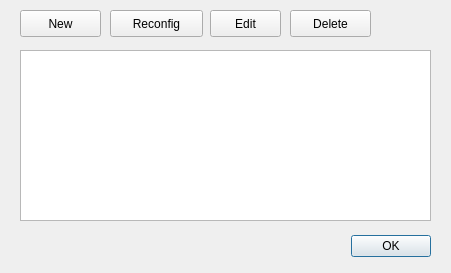
<?xml version="1.0" encoding="UTF-8"?>
<ui version="4.0">
 <class>InputConf</class>
 <widget class="QDialog" name="InputConf">
  <property name="geometry">
   <rect>
    <x>0</x>
    <y>0</y>
    <width>451</width>
    <height>273</height>
   </rect>
  </property>
  <property name="windowTitle">
   <string>Input Configure</string>
  </property>
  <widget class="QDialogButtonBox" name="buttonBox">
   <property name="geometry">
    <rect>
     <x>200</x>
     <y>230</y>
     <width>231</width>
     <height>32</height>
    </rect>
   </property>
   <property name="toolTip">
    <string/>
   </property>
   <property name="orientation">
    <enum>Qt::Horizontal</enum>
   </property>
   <property name="standardButtons">
    <set>QDialogButtonBox::Ok</set>
   </property>
  </widget>
  <widget class="QPushButton" name="pushButton">
   <property name="geometry">
    <rect>
     <x>20</x>
     <y>10</y>
     <width>81</width>
     <height>27</height>
    </rect>
   </property>
   <property name="text">
    <string>New</string>
   </property>
  </widget>
  <widget class="QPushButton" name="pushButton_2">
   <property name="geometry">
    <rect>
     <x>290</x>
     <y>10</y>
     <width>81</width>
     <height>27</height>
    </rect>
   </property>
   <property name="text">
    <string>Delete</string>
   </property>
  </widget>
  <widget class="QPushButton" name="pushButton_3">
   <property name="geometry">
    <rect>
     <x>110</x>
     <y>10</y>
     <width>93</width>
     <height>27</height>
    </rect>
   </property>
   <property name="text">
    <string>Reconfig</string>
   </property>
  </widget>
  <widget class="QListWidget" name="listWidget">
   <property name="geometry">
    <rect>
     <x>20</x>
     <y>50</y>
     <width>411</width>
     <height>171</height>
    </rect>
   </property>
   <property name="dragEnabled">
    <bool>false</bool>
   </property>
   <property name="dragDropMode">
    <enum>QAbstractItemView::DragOnly</enum>
   </property>
   <property name="defaultDropAction">
    <enum>Qt::MoveAction</enum>
   </property>
   <property name="movement">
    <enum>QListView::Free</enum>
   </property>
   <property name="isWrapping" stdset="0">
    <bool>false</bool>
   </property>
   <property name="resizeMode">
    <enum>QListView::Fixed</enum>
   </property>
   <property name="sortingEnabled">
    <bool>false</bool>
   </property>
  </widget>
  <widget class="QPushButton" name="pushButton_4">
   <property name="geometry">
    <rect>
     <x>210</x>
     <y>10</y>
     <width>71</width>
     <height>27</height>
    </rect>
   </property>
   <property name="text">
    <string>Edit</string>
   </property>
  </widget>
 </widget>
 <resources/>
 <connections>
  <connection>
   <sender>buttonBox</sender>
   <signal>accepted()</signal>
   <receiver>InputConf</receiver>
   <slot>accept()</slot>
   <hints>
    <hint type="sourcelabel">
     <x>248</x>
     <y>254</y>
    </hint>
    <hint type="destinationlabel">
     <x>157</x>
     <y>274</y>
    </hint>
   </hints>
  </connection>
  <connection>
   <sender>buttonBox</sender>
   <signal>rejected()</signal>
   <receiver>InputConf</receiver>
   <slot>reject()</slot>
   <hints>
    <hint type="sourcelabel">
     <x>316</x>
     <y>260</y>
    </hint>
    <hint type="destinationlabel">
     <x>286</x>
     <y>274</y>
    </hint>
   </hints>
  </connection>
 </connections>
</ui>
